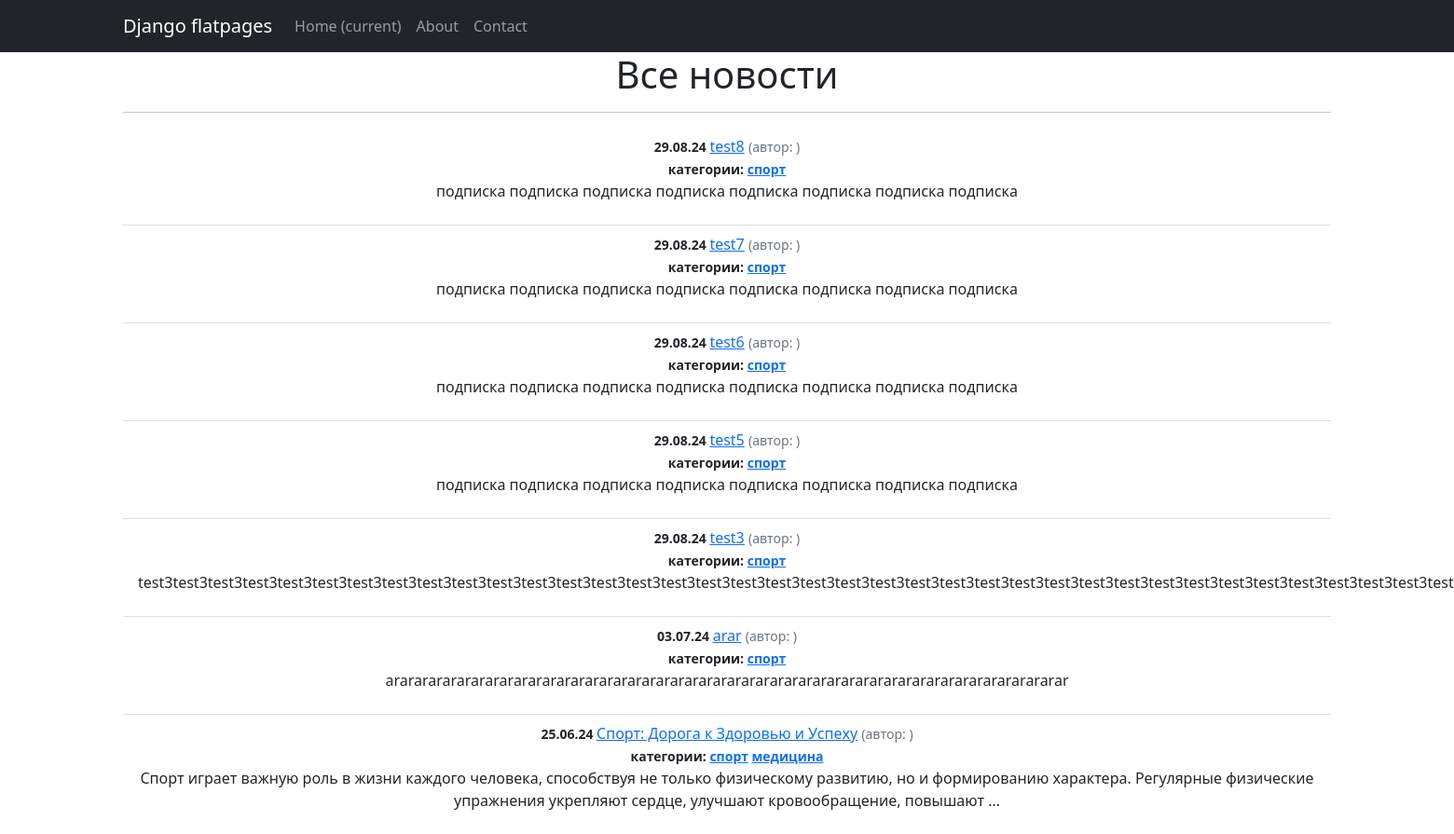
Before: /articles/categories/1 with the older database file.
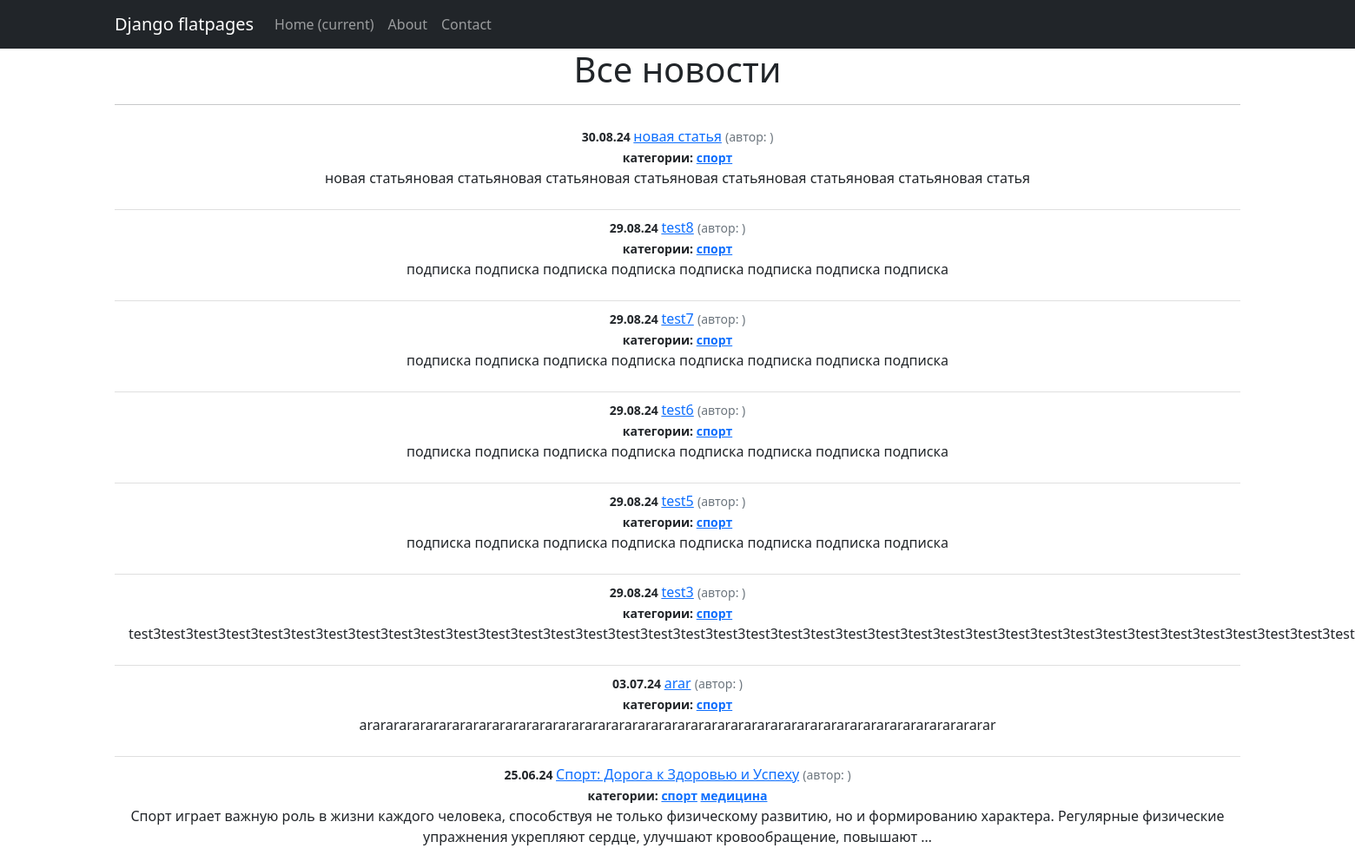
After: the same page with the newer database file.
### news/models.py (models this page shows, shortened)
class Post(models.Model):
    article = 'AR'
    news = 'NE'
    TYPES = [(article, 'статья'), (news, 'новость')]
    author_post = models.ForeignKey(to='Author', on_delete=models.CASCADE, related_name='posts')
    type = models.CharField(max_length=2, choices=TYPES, default=article)
    date_created = models.DateTimeField(auto_now_add=True)
    category = models.ManyToManyField(to='Category', through='PostCategory' )
    title = models.CharField(max_length=100)
    text = models.TextField()
    rating = models.IntegerField(default=0)

class Category(models.Model):
    name_category = models.CharField(max_length=50, unique=True)
    subscribers = models.ManyToManyField(User, related_name='categories')
    def __str__(self):
        return self.name_category

### news/views.py (the view)
# urls.py: path('categories/<int:pk>', CategoryListView.as_view(), name='category_list')
class CategoryListView(ListView):
    model = Post
    template_name = 'category_list.html'
    context_object_name = 'category_news_list'
    def get_queryset(self):
        self.category = get_object_or_404(Category, id=self.kwargs['pk'])
        queryset = Post.objects.filter(category=self.category).order_by('-date_created')
        return queryset
    def get_context_data(self, *, object_list=None, **kwargs):
        context = super().get_context_data(**kwargs)
        context['is_not_subscriber'] = self.request.user not in self.category.subscribers.all()
        context['category'] = self.category
        return context

### templates/category_list.html (shortened to what this page needs)
{% extends 'flatpages/default.html' %}
{% load custom_filters %}
{% block content %}
<h1>Все новости</h1>
<hr>
<ul class="list-group list-group-flush">
    {% for news in category_news_list %}
    <li class="list-group-item">
        <small class="fw-bold">{{ news.date_created|date:'d.m.y' }} </small>
        <a href="{% url 'post_detail' news.id %}">{{ news.title }}</a>
        <small class="text-muted">(автор: {{ news.author }})</small> <br>
        <small class="fw-bold">категории:
            {% for category in news.category.all %}
                <a href="{% url 'category_list' category.id %}"> {{ category }}</a>
            {% endfor %}
        </small>
        <p>{{ news.text | truncatechars:210 }}</p>
    </li>
    {% endfor %}
</ul>
{% endblock content %}

### templates/flatpages/default.html (shortened to what this page needs)
<!DOCTYPE html>
<html lang="en">
<head>
    {% load static %}
    <link href="{% static 'css/styles.css' %}" rel="stylesheet"/>
</head>
<body>
<nav class="navbar navbar-expand-lg navbar-dark bg-dark static-top">
   <div class="container">
       <a class="navbar-brand" href="#">Django flatpages</a>
       <div class="collapse navbar-collapse" id="navbarResponsive">
           <ul class="navbar-nav ml-auto">
               <li class="nav-item active">
                   <a class="nav-link" href="#">Home
                       <span class="sr-only">(current)</span>
                   </a>
               </li>
               <li class="nav-item">
                   <a class="nav-link" href="/about/">About</a>
               </li>
               <li class="nav-item">
                   <a class="nav-link" href="/contacts/">Contact</a>
               </li>
           </ul>
       </div>
   </div>
</nav>
<div class="container">
   <div class="row">
       <div class="col-lg-12 text-center">
           {% block content %}{% endblock content %}
       </div>
   </div>
</div>
</body>
</html>

Changed rows visible on the page:
added Post: date_created "30.08.24", title "новая статья", text "новая статьяновая статьяновая статьяновая статьяновая статьяновая статьяновая статьяновая статья", Category (name_category "спорт")
